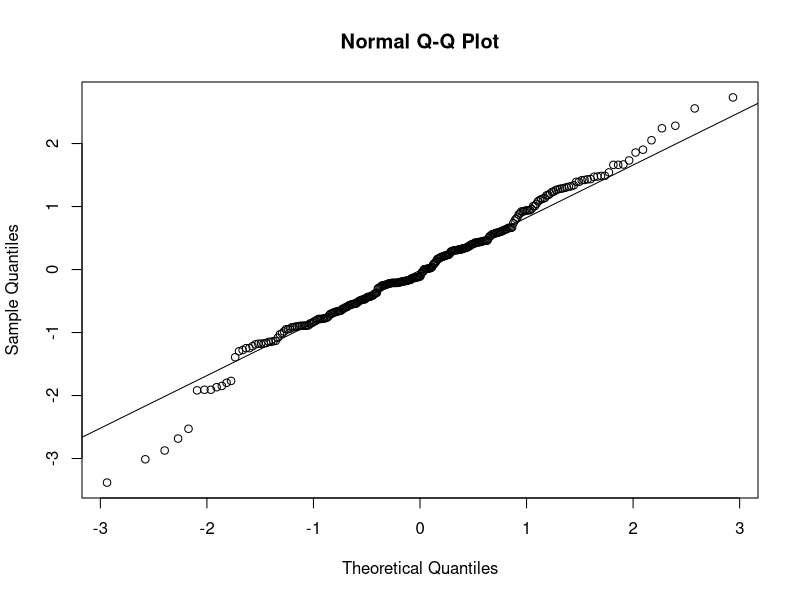
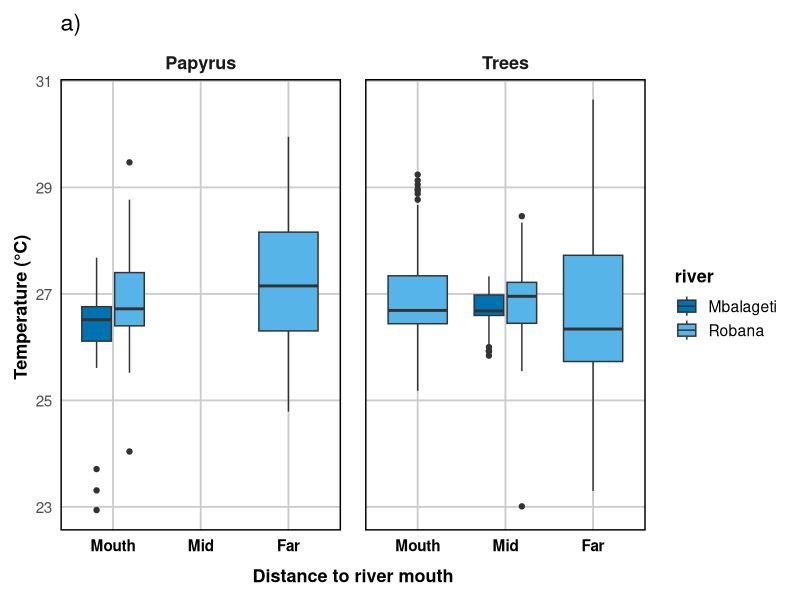
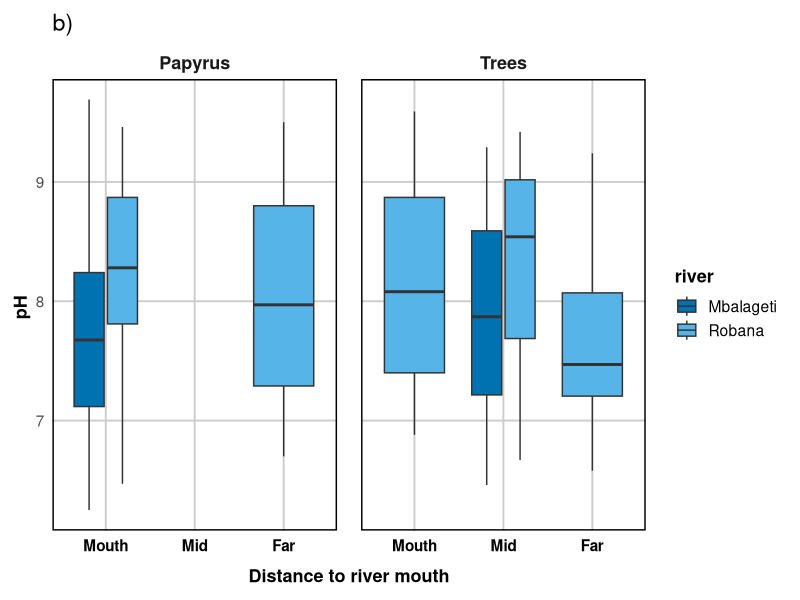
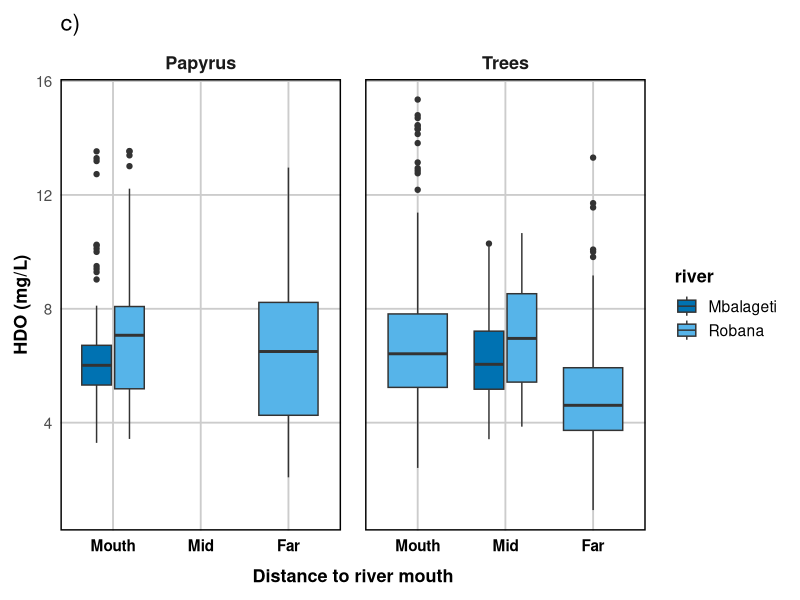
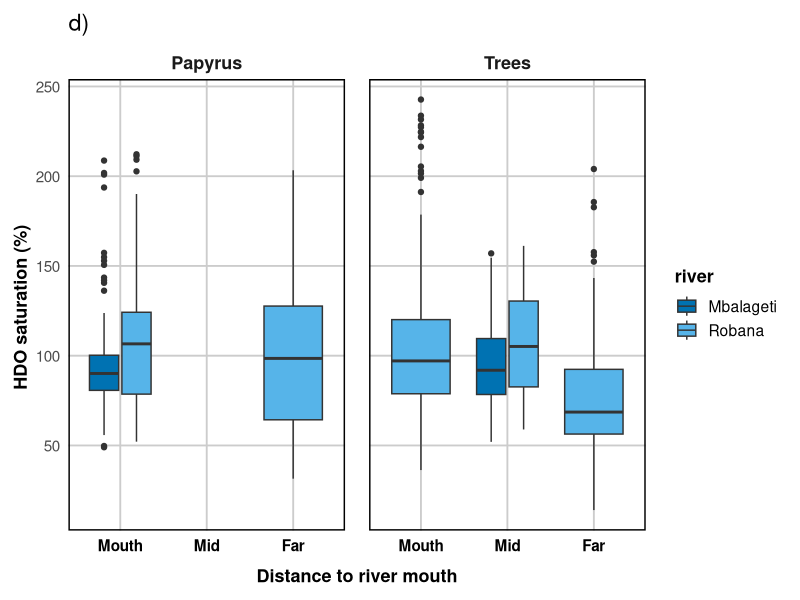
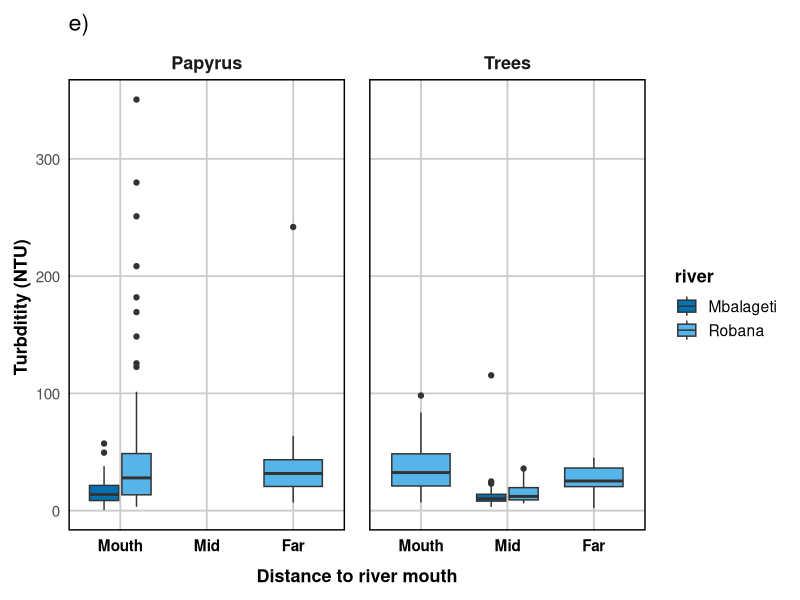
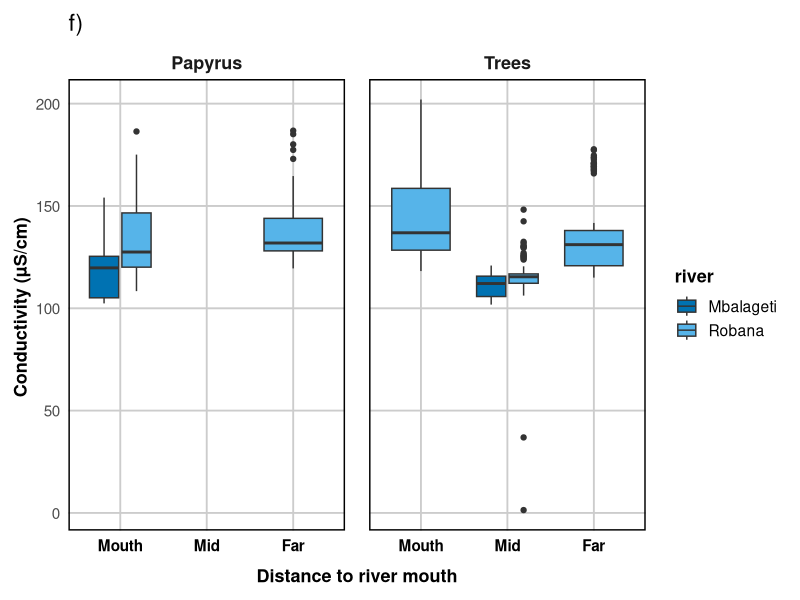
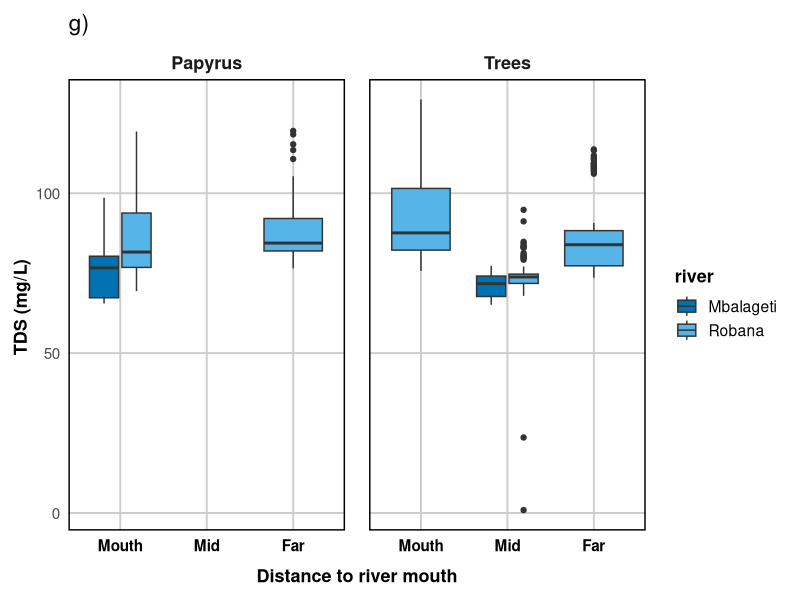

These figures' R source, in order:
rm(list = ls())

# load libraries
library(dplyr)
library(ggplot2)
library(lme4)
library(patchwork)
library(emmeans)
library(lmerTest)

# load data_water
data_water <- read.csv("data_water.csv") %>%
  dplyr::mutate(transect_date_time = paste(transect_ID, substr(date_time_end, 1, 6), substr(date_time_start, 12, 16), sep = " "))|>
  mutate(date=as.Date(date, format= "%d-%b-%Y"),
         habitat_detailed = case_when(
           transect_ID %in% c("pap_1", "pap_2") ~ "Papyrus Mbalageti Mouth",
           transect_ID %in% c("pap_3", "pap_4") ~ "Papyrus Robana Mouth",
           transect_ID %in% c("pap_5", "pap_6") ~ "Papyrus Robana Far",
           transect_ID %in% c("tree_1", "tree_2") ~ "Tree Mbalageti Mid",
           transect_ID %in% c("tree_3", "tree_4") ~ "Tree Robana Mid",
           transect_ID %in% c("tree_5", "tree_6") ~ "Tree Robana Mouth",
           transect_ID %in% c("tree_7", "tree_8") ~ "Tree Robana Far",
           TRUE ~ NA_character_),
         habitat_main = case_when(
           transect_ID %in% c("pap_1", "pap_2","pap_3", "pap_4","pap_5", "pap_6" ) ~ "Papyrus",
           transect_ID %in% c("tree_1", "tree_2","tree_3", "tree_4","tree_5", "tree_6","tree_7", "tree_8") ~ "Trees",
           TRUE ~ NA_character_),
         distance_to_river_mouth= case_when(
           transect_ID %in% c("pap_1", "pap_2", "pap_3", "pap_4", "tree_5", "tree_6") ~ "Mouth",
           transect_ID %in% c("tree_1", "tree_2", "tree_3", "tree_4") ~ "Mid",
           transect_ID %in% c("pap_5", "pap_6", "tree_7", "tree_8") ~ "Far"
         ),
         distance_to_river_mouth= factor(distance_to_river_mouth, levels= c("Mouth", "Mid", "Far")),
         habitat_detailed_2= case_when(
           transect_ID %in% c("pap_1", "pap_2") ~ "Mbalageti Mouth",
           transect_ID %in% c("pap_3", "pap_4","tree_5", "tree_6") ~ "Robana Mouth",
           transect_ID %in% c("pap_5", "pap_6","tree_7", "tree_8") ~ "Robana Far",
           transect_ID %in% c("tree_1", "tree_2") ~ "Mbalageti Mid",
           transect_ID %in% c("tree_3", "tree_4") ~ "Robana Mid",
           TRUE ~ NA_character_),
         river= case_when(
           transect_ID %in% c("pap_1", "pap_2", "tree_1", "tree_2") ~ "Mbalageti",
           transect_ID %in% c("pap_3", "pap_4", "pap_5", "pap_6", "tree_3", "tree_4","tree_5", "tree_6", "tree_7", "tree_8") ~ "Robana"
         ))

# make separate df's for papyrus and tree transects
water_papyrus <- data_water |> 
  filter(habitat_main == "Papyrus")

water_trees <- data_water |> 
  filter(habitat_main == "Trees")

#### model Temperature ####
# papyrus
m1 <- lmer(temp ~ river + distance_to_river_mouth + (1 | transect_ID), data = water_papyrus)
summary(m1)
# significant higher temp at Robana
# no signficant higher temop far than mouth
# variance of transect_ID is quite low

qqnorm(resid(m1)); qqline(resid(m1))
# residuals look good

# try model without random effect of transect_ID
m1a <- glm (temp ~ river + distance_to_river_mouth, data = water_papyrus)
summary(m1a)
# now distance far significant higher temp than mouth

# likelihood ratio test to compare the linear mixed model and the fixed-effects model
anova(m1, m1a)
# p = 1.000, meaning the random effect explains zero additional variance.
# so th simple model fits best

# tree
m1b <- lmer(temp ~ river + distance_to_river_mouth + (1 | transect_ID), data = water_trees)
summary(m1b)
# low variation explained by transect_ID
# no significant higher temp at Robana
# no significant lower temp at mid distance and far distance compared to mouth

# try model without random effect of transect_ID
m1c <- glm(temp ~ river + distance_to_river_mouth, data = water_trees)
summary(m1c)
# no significant higher temp at Robana
# no significant lower temp at mid distance
# significant lower temp at far distance

# likelihood ratio test to compare the linear mixed model and the fixed-effects model
anova(m1b, m1c)
# p = 1.000, meaning the random effect explains zero additional variance.
# so the simple model fits best

plot1 <-ggplot(data_water, aes(x= distance_to_river_mouth, y=temp, fill= river))+
  geom_boxplot()+
  facet_grid(~habitat_main)+
  theme(text= element_text(size=14))+
  #scale_y_log10()+
  labs(x= "Distance to river mouth", y="Temperature (°C) ", title="a)")+
  scale_fill_manual(values = c(
    "Mbalageti" = "#0072B2",
    "Robana" = "#56B4E9"))+
  theme_minimal(base_size = 14) +
  theme(
    axis.title = element_text(size = 13, face="bold"),
    axis.title.x = element_text(size = 13, face = "bold", margin = margin(t = 10)),
    axis.text.x = element_text(size = 11, face = "bold", color="black"), 
    axis.text = element_text(size = 11),
    legend.position = "right",
    legend.title = element_text(size = 13, face = "bold"),
    strip.text = element_text(size = 13, face = "bold"),
    panel.grid.major.x = element_line(color = "grey80", linetype = "solid"),
    panel.grid.major.y = element_line(color = "grey80", linetype = "solid"),
    panel.grid.minor = element_blank(),
    panel.spacing = unit(1.2, "lines"),
    panel.border = element_rect(color = "black", size = 1, fill = NA),
    plot.margin = margin(10, 10, 10, 10)
  )
plot1


#### model for pH ####
# papyrus
m2 <- lmer(pH ~ river + distance_to_river_mouth + (1 | transect_ID), data = water_papyrus)
summary(m2)
# zero variance explained by transect_ID so suggest removing random effect
# Robana river significantly higher pH 
# far distance not significantly lower pH

# model wihtout random effects
m2a <- glm(pH ~ river + distance_to_river_mouth, data = water_papyrus)
summary(m2a)
# Robana significantly higher pH
# far distance not signficalty lower

# compare models with likelihood ratio test
anova(m2,m2a)
# p= 1 meaning zero variance from random effect, so choose simple model

# tree
m2b <- lmer(pH ~ river + distance_to_river_mouth + (1 | transect_ID), data = water_trees)
summary(m2b)
# Robana margially significant higher pH
# distance mid not signficant higher pH
# distance far significant lower pH *
# low variance of transect_ID

# model wihtout random effects
m2c <- glm(pH ~ river + distance_to_river_mouth, data = water_trees)
summary(m2c)
# Robana river highly significant *** compared to previous model only marginally significant
# mid distance not significant higher pH
# far distance now highly significant *** compared to previous model *

# compare models 
anova (m2b,m2c)
# difference in AIC values <2, log likelihood nearly the same, and p value 0.85
# so simpeler model is a good choice

plot2 <-ggplot(data_water, aes(x= distance_to_river_mouth, y=pH, fill= river))+
  geom_boxplot()+
  facet_grid(~habitat_main)+
  theme(text= element_text(size=14))+
  #scale_y_log10()+
  labs(x= "Distance to river mouth",y="pH ", title="b)")+
  scale_fill_manual(values = c(
    "Mbalageti" = "#0072B2",
    "Robana" = "#56B4E9"))+
  theme_minimal(base_size = 14) +
  theme(
    axis.title = element_text(size = 13, face="bold"),
    axis.title.x = element_text(size = 13, face = "bold", margin = margin(t = 10)),
    axis.text.x = element_text(size = 11, face = "bold", color="black"), 
    axis.text = element_text(size = 11),
    legend.position = "right",
    legend.title = element_text(size = 13, face = "bold"),
    strip.text = element_text(size = 13, face = "bold"),
    panel.grid.major.x = element_line(color = "grey80", linetype = "solid"),
    panel.grid.major.y = element_line(color = "grey80", linetype = "solid"),
    panel.grid.minor = element_blank(),
    panel.spacing = unit(1.2, "lines"),
    panel.border = element_rect(color = "black", size = 1, fill = NA),
    plot.margin = margin(10, 10, 10, 10)
  )
plot2

#### model HDO ####
# papyrus
m3 <- lmer(HDO ~ river + distance_to_river_mouth + (1 | transect_ID), data = water_papyrus)
summary(m3)
# no signficant higher HDO at Robana
# no significant lower HDO at far distance
# variance of transect_ID is very low

# model wihtout random effects
m3a <- glm(HDO ~ river + distance_to_river_mouth, data = water_papyrus)
summary(m3a)
# Robana significantly higher HDO
# far distance not significantly lower HDO

# compare models 
anova(m3,m3a)
# log likliehood same, p=1 and therefore no variance explained by transect_ID
# so simpel model is a good choice

# tree
m3b <- lmer(HDO ~ river + distance_to_river_mouth + (1 | transect_ID), data = water_trees)
summary(m3b)
# little variance explained by transect
# no significant higher HDO at Robana
# no signficant lower HDO at mid distance
# signficant lower HDO at far distance 

# model wihtout random effects
m3c <- glm(HDO ~ river + distance_to_river_mouth, data = water_trees)
summary(m3c)
# not significant higher HDO at Robana 
# not significant lower HDO at mid
# significant lower HDO at far
anova(m3b,m3c)
# log likelihood is the same, p=1 no variance explained by transect_ID
# simple model is a good fit

plot3 <-ggplot(data_water, aes(x= distance_to_river_mouth, y=HDO, fill= river))+
  geom_boxplot()+
  facet_grid(~habitat_main)+
  theme(text= element_text(size=14))+
  #scale_y_log10()+
  labs(x= "Distance to river mouth", y="HDO (mg/L)", title="c)")+
  scale_fill_manual(values = c(
    "Mbalageti" = "#0072B2",
    "Robana" = "#56B4E9"))+
  theme_minimal(base_size = 14) +
  theme(
    axis.title = element_text(size = 13, face="bold"),
    axis.title.x = element_text(size = 13, face = "bold", margin = margin(t = 10)),
    axis.text.x = element_text(size = 11, face = "bold", color="black"), 
    axis.text = element_text(size = 11),
    legend.position = "right",
    legend.title = element_text(size = 13, face = "bold"),
    strip.text = element_text(size = 13, face = "bold"),
    panel.grid.major.x = element_line(color = "grey80", linetype = "solid"),
    panel.grid.major.y = element_line(color = "grey80", linetype = "solid"),
    panel.grid.minor = element_blank(),
    panel.spacing = unit(1.2, "lines"),
    panel.border = element_rect(color = "black", size = 1, fill = NA),
    plot.margin = margin(10, 10, 10, 10)
  )
plot3

#### model HDO sat ####
# papyrus
m4 <- lmer(HDO_sat ~ river + distance_to_river_mouth + (1 | transect_ID), data = water_papyrus)
summary(m4)
# no signficant higher HDO at Robana
# no significant lower HDO at far distance
# some variation in transect_ID

# model wihtout random effects
m4a <- glm(HDO_sat ~ river + distance_to_river_mouth, data = water_papyrus)
summary(m4a)
# Robana significantly higher HDO
# far distance not significantly lower HDO

# compare models 
anova(m4,m4a)
# log likliehood same, p=1 and therefore no variance explained by transect_ID
# so simple model is a good choice

# tree
m4b <- lmer(HDO_sat ~ river + distance_to_river_mouth + (1 | transect_ID), data = water_trees)
summary(m4b)
# not significant higher HDO at Robana
# not signficant lower HDO at mid distance
# signficant lower HDO at far distance 

# model wihtout random effects
m4c <- glm(HDO_sat ~ river + distance_to_river_mouth, data = water_trees)
summary(m4c)
# not significant higher HDO at Robana 
# not significant lower HDO at mid
# significant lower HDO at far
anova(m4b,m4c)
# log likilihood is the same, p=1
# so simple model is a good choice

plot4 <-ggplot(data_water, aes(x= distance_to_river_mouth, y=HDO_sat, fill= river))+
  geom_boxplot()+
  facet_grid(~habitat_main)+
  theme(text= element_text(size=14))+
  #scale_y_log10()+
  labs(x= "Distance to river mouth", y="HDO saturation (%) ", title="d)")+
  scale_fill_manual(values = c(
    "Mbalageti" = "#0072B2",
    "Robana" = "#56B4E9"))+
  theme_minimal(base_size = 14) +
  theme(
    axis.title = element_text(size = 13, face="bold"),
    axis.title.x = element_text(size = 13, face = "bold", margin = margin(t = 10)),
    axis.text.x = element_text(size = 11, face = "bold", color="black"), 
    axis.text = element_text(size = 11),
    legend.position = "right",
    legend.title = element_text(size = 13, face = "bold"),
    strip.text = element_text(size = 13, face = "bold"),
    panel.grid.major.x = element_line(color = "grey80", linetype = "solid"),
    panel.grid.major.y = element_line(color = "grey80", linetype = "solid"),
    panel.grid.minor = element_blank(),
    panel.spacing = unit(1.2, "lines"),
    panel.border = element_rect(color = "black", size = 1, fill = NA),
    plot.margin = margin(10, 10, 10, 10)
  )
plot4

#### model Turbidity ####
# papyrus
m5 <- lmer(turb ~ river + distance_to_river_mouth + (1 | transect_ID), data = water_papyrus)
summary(m5)
# marginally significant higher turb at Robana
# no significant lower turbidity at far distance
# some variation in transect_ID

# model wihtout random effects
m5a <- glm(turb ~ river + distance_to_river_mouth, data = water_papyrus)
summary(m5a)
# Robana significantly higher turbidity
# far distance significantly lower turbidity

# compare models 
anova(m5,m5a)
# p= 0.15, difference in AIC= 0000.1, so both models could be a good fit

# tree
m5b <- lmer(turb ~ river + distance_to_river_mouth + (1 | transect_ID), data = water_trees)
summary(m5b)
# Robana not significant higher turbidity
# mid distance has no significant lower turbidity
# far distance has no significant lower turbidity
# more variation within transects and not between transects

# model wihtout random effects
m5c <- glm(turb ~ river + distance_to_river_mouth, data = water_trees)
summary(m5c)
# Robana not significant higher turbidity
# mid distance has no significant lower turbidity
# far distance has no significant lower turbidity
anova(m5b,m5c)
# log likilihood is the same, p=1
# so simple model is a good choice

plot5 <-ggplot(data_water |> filter(turb<2000),
               aes(x= distance_to_river_mouth, y=turb, fill= river))+
  geom_boxplot()+
  facet_grid(~habitat_main)+
  theme(text= element_text(size=14))+
  #scale_y_log10()+
  labs(x= "Distance to river mouth", y="Turbditity (NTU) ", title="e)")+
  scale_fill_manual(values = c(
    "Mbalageti" = "#0072B2",
    "Robana" = "#56B4E9"))+
  theme_minimal(base_size = 14) +
  theme(
    axis.title = element_text(size = 13, face="bold"),
    axis.title.x = element_text(size = 13, face = "bold", margin = margin(t = 10)),
    axis.text.x = element_text(size = 11, face = "bold", color="black"), 
    axis.text = element_text(size = 11),
    legend.position = "right",
    legend.title = element_text(size = 13, face = "bold"),
    strip.text = element_text(size = 13, face = "bold"),
    panel.grid.major.x = element_line(color = "grey80", linetype = "solid"),
    panel.grid.major.y = element_line(color = "grey80", linetype = "solid"),
    panel.grid.minor = element_blank(),
    panel.spacing = unit(1.2, "lines"),
    panel.border = element_rect(color = "black", size = 1, fill = NA),
    plot.margin = margin(10, 10, 10, 10)
  )
plot5
#### model Conductivity ####
# papyrus
m6 <- lmer(cond ~ river + distance_to_river_mouth + (1 | transect_ID), data = water_papyrus)
summary(m6)
# significant higher conductivity at Robana
# no significant lower conductivity at far distance
# some variance between transect but more within transect

# model wihtout random effects
m6a <- glm(cond ~ river + distance_to_river_mouth, data = water_papyrus)
summary(m6a)
# Robana significantly higher conductivity 
# far distance now suddenly significantly higher conductivity, is a bit suspicious

# compare models 
anova(m6,m6a)
# AIC of th emixed model is slighyl lower
# p= 0.07 so marginally significant that including the random effect improves the model
# keep the mixed model

# tree
m6b <- lmer(cond ~ river + distance_to_river_mouth + (1 | transect_ID), data = water_trees)
summary(m6b)
# Robana not significant higher conductivity
# mid distance has significant lower conductivity
# far distance has no significant lower conductivity
# more variation within transects and not between transects

# model wihtout random effects
m6c <- glm(cond ~ river + distance_to_river_mouth, data = water_trees)
summary(m6c)
# Robana not significant higher conductivity
# mid distance has significant lower conductivity
# far distance has significant lower conductivity

anova(m6b,m6c)
# p <0.001 so significant effect shows a highly significant improvement when including the random effect.
# The AIC drops by 25 points, which is a large improvement (ΔAIC > 10 is usually considered strong evidence)

plot6 <-ggplot(data_water, aes(x= distance_to_river_mouth, y=cond, fill= river))+
  geom_boxplot()+
  facet_grid(~habitat_main)+
  theme(text= element_text(size=14))+
  #scale_y_log10()+
  labs(x= "Distance to river mouth", y="Conductivity (µS/cm) ", title="f)")+
  scale_fill_manual(values = c(
    "Mbalageti" = "#0072B2",
    "Robana" = "#56B4E9"))+
  theme_minimal(base_size = 14) +
  theme(
    axis.title = element_text(size = 13, face="bold"),
    axis.title.x = element_text(size = 13, face = "bold", margin = margin(t = 10)),
    axis.text.x = element_text(size = 11, face = "bold", color="black"), 
    axis.text = element_text(size = 11),
    legend.position = "right",
    legend.title = element_text(size = 13, face = "bold"),
    strip.text = element_text(size = 13, face = "bold"),
    panel.grid.major.x = element_line(color = "grey80", linetype = "solid"),
    panel.grid.major.y = element_line(color = "grey80", linetype = "solid"),
    panel.grid.minor = element_blank(),
    panel.spacing = unit(1.2, "lines"),
    panel.border = element_rect(color = "black", size = 1, fill = NA),
    plot.margin = margin(10, 10, 10, 10)
  )
plot6


#### model for TDS ####
# papyrus 
m7 <- lmer(TDS ~ river + distance_to_river_mouth + (1 | transect_ID), data = water_papyrus)
summary(m7)
# some variance between transects
# more variance within transects
# significant higher TDS at Robana
# no significant difference between mouth and far

# model without random effect
m7a <- glm(TDS ~ river + distance_to_river_mouth, data = water_papyrus)
summary(m7a)
# significant higher TDS at Robana river
# significant higher TDS at distance far
anova(m7,m7a)
# p= 0.08016, just above 0.05
# the mixed model has a slightly lower AIC, so better
# but the p value 0.08 suggests that adding the random effect only marginally improves the model 

# tree
m7b <- lmer(TDS ~ river + distance_to_river_mouth + (1 | transect_ID), data = water_trees)
summary(m7b)
# significantly lower at mid-distance 
# no difference between mouth and far
# no difference between Mbalageti and Robana

# model without random effect
m7c <- glm(TDS ~ river + distance_to_river_mouth, data = water_trees)
summary(m7c)
anova(m7b,m7c)
# p value highly significant so mixed model is better

# plot TDS
plot7 <-ggplot(data_water,aes( x= distance_to_river_mouth, y= TDS, fill= river))+
  geom_boxplot()+
  facet_grid(~habitat_main)+
  theme(text= element_text(size=14))+
  #scale_y_log10()+
  labs(x= "Distance to river mouth", y="TDS (mg/L) ", title="g)")+
  scale_fill_manual(values = c(
    "Mbalageti" = "#0072B2",
    "Robana" = "#56B4E9"))+
  theme_minimal(base_size = 14) +
  theme(
    axis.title = element_text(size = 13, face="bold"),
    axis.title.x = element_text(size = 13, face = "bold", margin = margin(t = 10)),
    axis.text.x = element_text(size = 11, face = "bold", color="black"), 
    axis.text = element_text(size = 11),
    legend.position = "right",
    legend.title = element_text(size = 13, face = "bold"),
    strip.text = element_text(size = 13, face = "bold"),
    panel.grid.major.x = element_line(color = "grey80", linetype = "solid"),
    panel.grid.major.y = element_line(color = "grey80", linetype = "solid"),
    panel.grid.minor = element_blank(),
    panel.spacing = unit(1.2, "lines"),
    panel.border = element_rect(color = "black", size = 1, fill = NA),
    plot.margin = margin(10, 10, 10, 10)
  )
plot7

ggplot(data_water |>dplyr::filter(TDS>50), 
       aes( x= distance_to_river_mouth, y= TDS, fill= river))+
  geom_boxplot()+
  facet_grid(~habitat_main)+
  theme(text= element_text(size=14))+
  scale_y_log10()+
  labs(y="TDS (mg/L) ", title="TDS")+
  
  plot1





#### model for ORP ####
# papyrus 
m8 <- lmer(ORP ~ river + distance_to_river_mouth + (1 | transect_ID), data = water_papyrus)
summary(m8)
# some variance between transects
# more variance within transects
# significant lower ORP at Robana
# no significant difference between mouth and far

# model without random effect
m8a <- glm(ORP ~ river + distance_to_river_mouth, data = water_papyrus)
summary(m8a)
# significant lower ORP at Robana river
# significant higher ORP at distance far
anova(m8,m8a)
# p= 0.6
# so simple model is a good fit

# tree
m8b <- lmer(ORP ~ river + distance_to_river_mouth + (1 | transect_ID), data = water_trees)
summary(m8b)
# Robana not significantly lower that Mbalageti
# not significantly lower at mid-distance 
# significantly higher at far distance 
# some variance between transects
# more variance within transects


# model without random effect
m8c <- glm(ORP ~ river + distance_to_river_mouth, data = water_trees)
summary(m8c)
# Robana significantly lower
# mid distance significantly lower
# far distance significantly higher 

anova(m8b,m8c)
# p=0.33
# so simple model would be a good fit

plot8 <-ggplot(data_water,aes( x= distance_to_river_mouth, y= ORP, fill= river))+
  geom_boxplot()+
  facet_grid(~habitat_main)+
  theme(text= element_text(size=14))+
  #scale_y_log10()+
  labs(x= "Distance to river mouth", y="ORP (mV) ", title="h)")+
  scale_fill_manual(values = c(
    "Mbalageti" = "#0072B2",
    "Robana" = "#56B4E9"))+
  theme_minimal(base_size = 14) +
  theme(
    axis.title = element_text(size = 13, face="bold"),
    axis.title.x = element_text(size = 13, face = "bold", margin = margin(t = 10)),
    axis.text.x = element_text(size = 11, face = "bold", color="black"), 
    axis.text = element_text(size = 11),
    legend.position = "right",
    legend.title = element_text(size = 13, face = "bold"),
    strip.text = element_text(size = 13, face = "bold"),
    panel.grid.major.x = element_line(color = "grey80", linetype = "solid"),
    panel.grid.major.y = element_line(color = "grey80", linetype = "solid"),
    panel.grid.minor = element_blank(),
    panel.spacing = unit(1.2, "lines"),
    panel.border = element_rect(color = "black", size = 1, fill = NA),
    plot.margin = margin(10, 10, 10, 10)
  )
plot8


# combine the plots into 1
combined_plot <- (
  plot1 | plot2 | plot3
) /
  (
    plot4 | plot5 | plot6
  ) /
  (
    plot7 | plot8 | plot_spacer()
  ) +
  plot_layout(
    widths = c(1, 1, 1),       # equal column widths
    heights = c(1, 1, 1),      # equal row heights
    guides = "collect"         # 👈 collect legend from all plots
  ) &
  theme(
    plot.margin = margin(5, 5, 5, 5),
    legend.position = "bottom"
  )

print(combined_plot)
